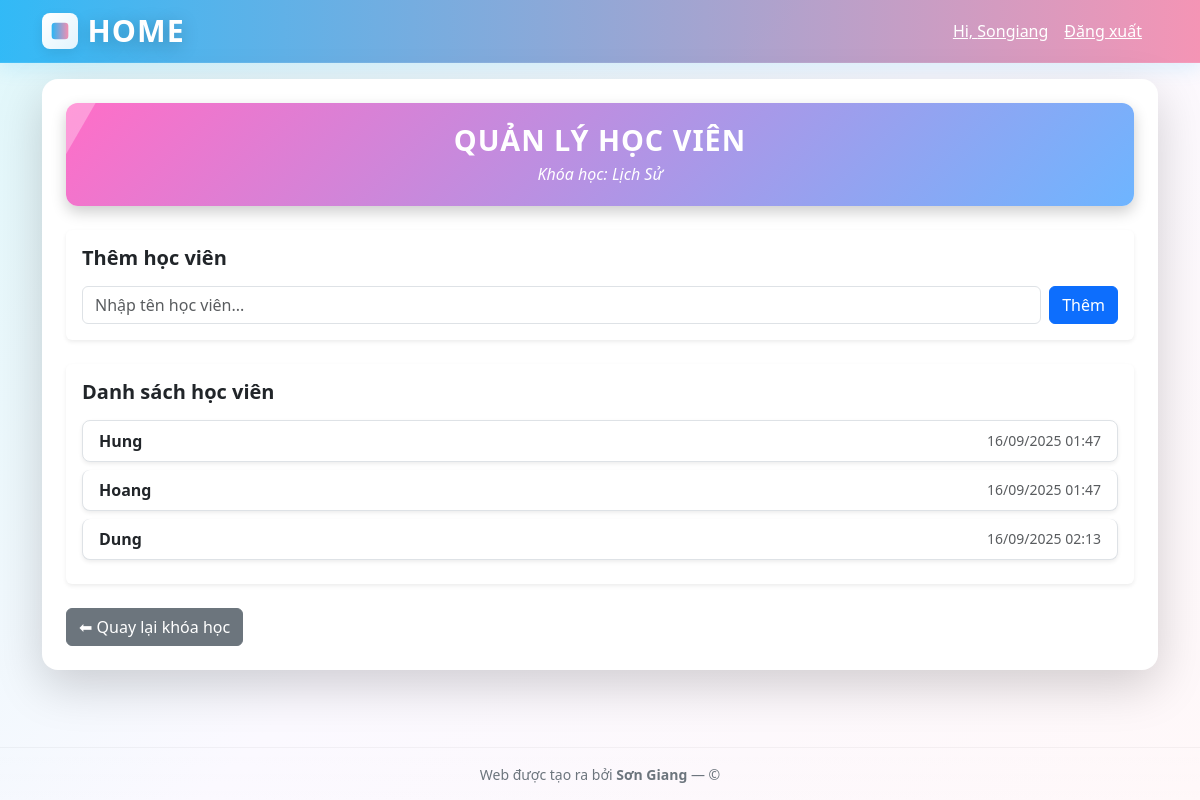
The page /course/18/enrollments/ (signed in) on the database its author committed.
### products/models.py (models this page shows, shortened)
class Course(models.Model):
    title = models.CharField(max_length=2222222000)
    description = models.TextField(blank=True)
    owner = models.ForeignKey(User, on_delete=models.CASCADE, related_name='owned_courses')
    created_at = models.DateTimeField(auto_now_add=True)

class Enrollment(models.Model):
    course = models.ForeignKey(Course, on_delete=models.CASCADE, related_name='enrollments')
    student = models.ForeignKey(User, on_delete=models.CASCADE, related_name='enrolled_courses')
    enrolled_at = models.DateTimeField(auto_now_add=True)

### products/views.py (the view, shortened to what this page needs)
# urls.py: path('course/<int:course_id>/enrollments/', views.manage_enrollments, name='manage_enrollments'),
@login_required(login_url='login')
def manage_enrollments(request, course_id):
    course = get_object_or_404(Course, id=course_id)
    if request.user != course.owner and not request.user.profile.is_admin:
        messages.error(request, "Bạn không có quyền quản lý học viên của khóa học này.")
        return redirect('home')
    enrollments = course.enrollments.all()
    return render(request, 'products/manage_enrollments.html', {
        'course': course,
        'enrollments': enrollments,
        'is_admin': request.user.profile.is_admin
    })

### products/templates/products/manage_enrollments.html (shortened to what this page needs)
{% extends 'products/base.html' %}
{% block content %}
<div class="card shadow-lg border-0 rounded-4 p-4 animate__animated animate__fadeIn">
  <div class="title-banner text-center mb-4 animate__animated animate__fadeInDown">
    <h2 class="fw-bold mb-1">Quản lý học viên</h2>
    <p class="fst-italic mb-0">Khóa học: {{ course.title }}</p>
  </div>
  <div class="card mb-4 border-0 shadow-sm animate__animated animate__fadeInUp">
    <div class="card-body">
      <h5 class="fw-semibold mb-3"> Thêm học viên</h5>
      <form method="post" class="d-flex gap-2">
        <input type="text" name="student_username" id="student_username"
               class="form-control" placeholder="Nhập tên học viên..." required>
        <button type="submit" class="btn btn-primary hover-zoom">Thêm</button>
      </form>
    </div>
  </div>
  <div class="card border-0 shadow-sm animate__animated animate__fadeInUp">
    <div class="card-body">
      <h5 class="fw-semibold mb-3"> Danh sách học viên</h5>
      {% if enrollments %}
        <ul class="list-group">
          {% for enrollment in enrollments %}
            <li class="list-group-item d-flex justify-content-between align-items-center rounded-3 mb-2 shadow-sm">
              <span class="fw-semibold">{{ enrollment.student.username }}</span>
              <small class="text-muted"> {{ enrollment.enrolled_at|date:"d/m/Y H:i" }}</small>
            </li>
          {% endfor %}
        </ul>
      {% else %}
        <p class="text-muted fst-italic"> Chưa có học viên nào.</p>
      {% endif %}
    </div>
  </div>
  <div class="mt-4">
    <a class="btn btn-secondary hover-zoom" href="{% url 'course_detail' course.id %}">⬅ Quay lại khóa học</a>
  </div>
</div>
{% endblock %}

### products/templates/products/base.html (shortened to what this page needs)
<!doctype html>
<html lang="vi">
<head>
  <link href="https://cdn.jsdelivr.net/npm/bootstrap@5.3.0/dist/css/bootstrap.min.css" rel="stylesheet">
</head>
<body>
<nav class="navbar navbar-expand-lg navbar-dark">
  <div class="container">
    <a class="navbar-brand d-flex align-items-center brand-wrap" href="{% url 'home' %}" aria-label="HOME - trang chủ">
      <span class="brand-crest" aria-hidden="true">
      </span>
      <span class="brand-title" aria-hidden="true">HOME</span>
    </a>
    <div class="ms-auto nav-actions d-flex align-items-center">
      {% if request.user.is_authenticated %}
        <div class="d-flex align-items-center">
          <a class="me-3" href="{% url 'profile' %}">Hi, {{ request.user.username }}</a>
          <a class="me-3" href="{% url 'logout' %}">Đăng xuất</a>
        </div>
      {% else %}
        <a class="me-3" href="{% url 'login' %}">Đăng nhập</a>
        <a href="{% url 'signup' %}" class="btn btn-sm btn-light text-primary fw-bold">Đăng ký</a>
      {% endif %}
    </div>
  </div>
</nav>
<div class="container container-main">
  {% block content %}{% endblock %}
</div>
<footer class="site-footer">
  <div class="container text-center">
    <small>Web được tạo ra bởi <strong>Sơn Giang</strong> — © {{ now|date:"Y" }}</small>
  </div>
</footer>
</body>
</html>

### products/templates/products/base.html (style rules this page uses)
:root { --sky-500: #29B6F6; --sky-300: #81D4FA; --pink-300: #F48FB1; --white: #ffffff; --muted: #6c757d; }
html,body { height:100%; }
body { background: linear-gradient(135deg, #E0F7FA 0%, #FBF9FF 50%, #FFF8F9 100%); min-height: 100vh; display: flex; flex-direction: column; font-family: "Segoe UI", Tahoma, Geneva, Verdana, sans-serif; color: #263238; -webkit-font-smoothing:antialiased; -moz-osx-font-smoothing:grayscale; }
.container-main { flex: 1 0 auto; padding-top: 1rem; padding-bottom: 2rem; animation: pageFade 0.6s ease; }
.navbar { background: linear-gradient(90deg, rgba(41,182,246,0.95), rgba(244,143,177,0.95)); box-shadow: 0 6px 18px rgba(3, 169, 244, 0.12); border-bottom: 1px solid rgba(255,255,255,0.08); }
.nav-actions a { color: #fff; transition: transform .18s ease, opacity .18s ease; }
.brand-wrap { display:flex; align-items:center; gap:.6rem; text-decoration: none; }
.brand-crest { width:36px; height:36px; border-radius:8px; background: linear-gradient(135deg,var(--white), rgba(255,255,255,0.85)); display:inline-flex; align-items:center; justify-content:center; box-shadow: 0 4px 12px rgba(0,0,0,0.08); transform: translateY(0); transition: transform .28s ease, box-shadow .28s ease; }
.brand-title { font-weight: 900; font-size: 1.9rem; color: #ffffff; letter-spacing: 1px; display: inline-block; line-height: 1; text-decoration: none; text-shadow: 0 4px 18px rgba(0,0,0,0.25); transition: transform .18s ease, filter .18s ease; }
footer.site-footer { flex-shrink: 0; background: linear-gradient(180deg, rgba(255,255,255,0.02), rgba(255,255,255,0.03)); color: var(--muted); padding: 14px 0; border-top: 1px solid rgba(0,0,0,0.04); }

### products/templates/products/manage_enrollments.html (style rules this page uses)
.title-banner { background: linear-gradient(135deg, #ff6ec7, #6eb5ff); color: #fff; border-radius: 12px; padding: 20px; box-shadow: 0 6px 15px rgba(0,0,0,0.2); position: relative; overflow: hidden; }
.title-banner h2 { font-size: 1.8rem; text-transform: uppercase; letter-spacing: 1px; }
.title-banner::after { content: ""; position: absolute; top: 0; left: -100%; width: 100%; height: 100%; background: rgba(255,255,255,0.3); transform: skewX(-30deg); transition: 0.7s; }
.hover-zoom { transition: all 0.2s ease-in-out; }

### rows shown on the page
Course: title "Lịch Sử"
Enrollment: student.username "Hung", enrolled_at "16/09/2025 01:47"
Enrollment: student.username "Hoang", enrolled_at "16/09/2025 01:47"
Enrollment: student.username "Dung", enrolled_at "16/09/2025 02:13"

### other values the page prints
{{ request.user.username }} "Songiang"
